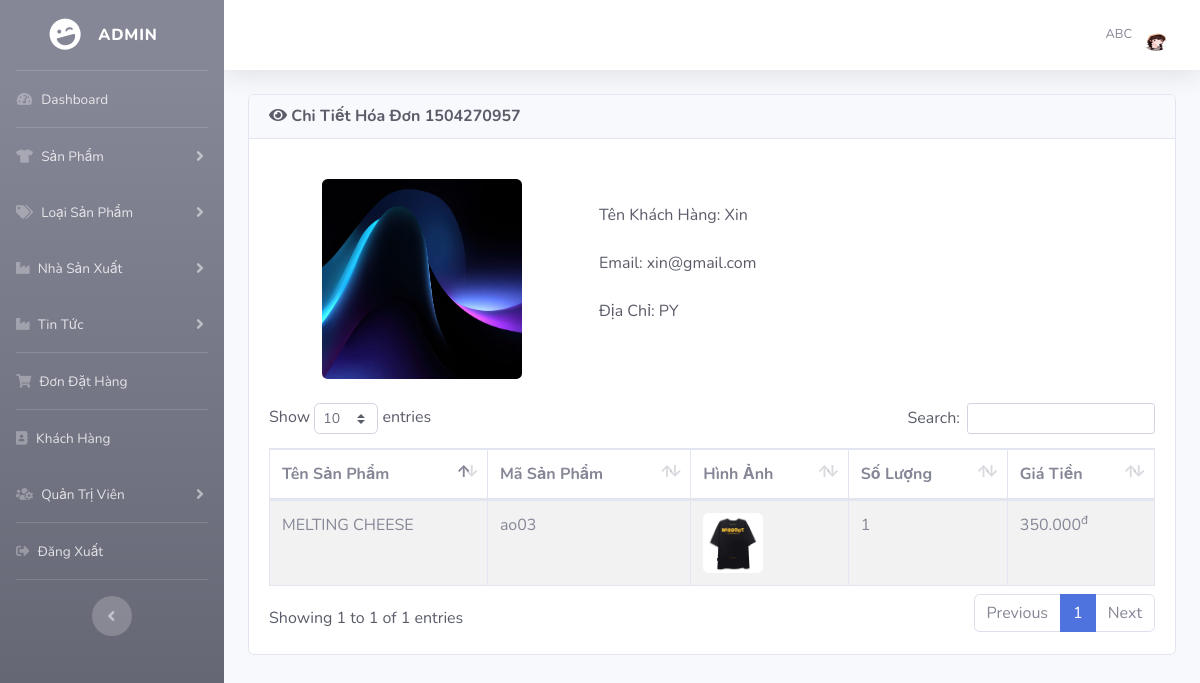
Page /quanao/admin/index.php?view_detail_bill=1504270957 (signed in) on the committed database.
### tables this page shows
CREATE TABLE `kh` (
  `MA_KH` int(11) NOT NULL,
  `TEN_KH` varchar(50) NOT NULL,
  `EMAIL` varchar(50) NOT NULL,
  `MATKHAU` varchar(255) NOT NULL,
  `DIACHI` varchar(100) DEFAULT NULL,
  `AVATAR` varchar(500) DEFAULT NULL,
  `TRANGTHAI` varchar(10) DEFAULT NULL
);

CREATE TABLE `ct_hoadon` (
  `MA_HD` int(10) NOT NULL,
  `MA_SP` varchar(10) NOT NULL,
  `SOLUONG` int(11) NOT NULL,
  `TONGTIEN` int(11) NOT NULL
);

CREATE TABLE `sp` (
  `MA_SP` varchar(10) NOT NULL,
  `TEN_SP` varchar(50) NOT NULL,
  `MA_LOAISP` varchar(10) NOT NULL,
  `MA_HANGSX` varchar(10) NOT NULL,
  `MIEUTA_SP` text DEFAULT NULL,
  `HINHANH_SP` text DEFAULT NULL,
  `GIA` bigint(20) NOT NULL
);

### quanao/admin/includes/database.php (called while the page is built, shortened)
<?php
    class MyConnect {
        private $conn;
        public function __construct() {
            $this->host = "localhost";
            $this->user = "root";
            $this->passwd = "";
            $this->database = "clothingshop";
            $this->conn = new mysqli($this->host,$this->user,$this->passwd,$this->database, 3307);
        }
        public function setNextRs() {
            mysqli_next_result($this->conn);
        }
        public function isConnected() {
            return true;
        }
        public function query($query) {
            if($this->isConnected()) {
                $tableData = mysqli_query($this->conn,$query);
                return $tableData;
            }
        }
    }
?>

### quanao/admin/index.php (the view, shortened to what this page needs)
<?php
include("includes/database.php");
if(!isset($_SESSION['admin_email'])){
echo "<script>window.open('login.php','_self')</script>";
}
else {
?>
<?php
$MyConn = new MyConnect();
$admin_session = $_SESSION['admin_email'];
$getAdminQry = "select * from admin where Email='$admin_session'";
$getAdmin = $MyConn->query($getAdminQry);
$row_admin = mysqli_fetch_array($getAdmin);
$admin_name = $row_admin['Name'];
$admin_image = $row_admin['Image'];
?>
<!DOCTYPE html>
<html lang="en">
<head>
    <link href="vendor/fontawesome-free/css/all.min.css" rel="stylesheet" type="text/css">
    <link href="css/sb-admin-2.min.css" rel="stylesheet">
    <link href="css/thumb.css" rel="stylesheet">
    <link href="css/style.css" rel="stylesheet">
    <link href="vendor/datatables/dataTables.bootstrap4.min.css" rel="stylesheet">
</head>
<body id="page-top">
    <div id="wrapper">
    <?php include("includes/sidebars.php");  ?>
        <div id="content-wrapper" class="d-flex flex-column">
            <div id="content">
                <nav class="navbar navbar-expand navbar-light bg-white topbar mb-4 static-top shadow">
                    <ul class="navbar-nav ml-auto">
                        <li class="nav-item dropdown no-arrow">
                            <a class="nav-link dropdown-toggle" href="#" id="userDropdown" role="button"
                                data-toggle="dropdown" aria-haspopup="true" aria-expanded="false">
                                <span class="mr-2 d-none d-lg-inline text-gray-600 small"> <?php echo $admin_name ?></span>
                                <img class="img-profile rounded-circle"
                                    src="<?php echo "admin_images/".$admin_image ?>">
                            </a>
                        </li>
                    </ul>
                </nav>
                <div class="container-fluid">
                    <?php
                    if(isset($_GET['dashboard'])) {
                        include("dashboard.php");
                    }
                    else if(isset($_GET['insert_product'])) {
                        include("insert_product.php");
                    }
                    else if(isset($_GET['view_product'])) {
                        include("view_product.php");
                    }
                    else if(isset($_GET['edit_product'])) {
                        include("edit_product.php");
                    }
                    else if(isset($_GET['delete_product'])) {
                        include("delete_product.php");
                    }
                    else if(isset($_GET['insert_cat'])) {
                        include("insert_cat.php");
                    }
                    else if(isset($_GET['view_cat'])) {
                        include("view_cat.php");
                    }
                    else if(isset($_GET['edit_cat'])) {
                        include("edit_cat.php");
                    }
                    else if(isset($_GET['delete_cat'])) {
                        include("delete_cat.php");
                    }
                    else if(isset($_GET['insert_man'])) {
                        include("insert_man.php");
                    }
                    else if(isset($_GET['view_man'])) {
                        include("view_man.php");
                    }
                    else if(isset($_GET['delete_man'])) {
                        include("delete_man.php");
                    }
                    else if(isset($_GET['edit_man'])) {
                        include("edit_man.php");
                    }
                    else if(isset($_GET['insert_blog'])) {
                        include("insert_blog.php");
                    }
                    else if(isset($_GET['view_blog'])) {
                        include("view_blog.php");
                    }
                    else if(isset($_GET['delete_blog'])) {
                        include("delete_blog.php");
                    }
                    else if(isset($_GET['edit_blog'])) {
                        include("edit_blog.php");
                    }
                    else if(isset($_GET['view_bill'])) {
                        include("view_bill.php");
                    }
                    else if(isset($_GET['delete_bill'])) {
                        include("delete_bill.php");
                    }
                    else if(isset($_GET['view_detail_bill'])) {
                        include("view_detail_bill.php");
                    }
                    ?>
                </div>
            </div>
        </div>
    </div>
</body>
</html>
<?php } ?>

### quanao/admin/view_detail_bill.php (shortened to what this page needs)
<?php
if(!isset($_SESSION['admin_email'])){
    echo "<script>window.open('login.php','_self')</script>";
}
else {
    if(isset($_GET['view_detail_bill'])) {
    $billID = $_GET['view_detail_bill'];
    $queryCustomer = $MyConn->query("SELECT TEN_KH, EMAIL, DIACHI, AVATAR FROM KH, HOADON WHERE KH.MA_KH = HOADON.MA_KH AND HOADON.MA_HD = '$billID'");
    $getCustomer = mysqli_fetch_array($queryCustomer);
?>
<div class="row">
    <div class="col-lg-12">
        <div class="card text-dark mb-4">
            <div class="card-header">
                <h6 class="m-0 font-weight-bold"><i class="fas fa-eye"></i> Chi Tiết Hóa Đơn <?= $billID ?></div></h6>
            <div class="card-body">
                <div class="row ml-2 mr-2 mb-1">
                    <div class="col-md-4">
                        <div class="card border-0 p-0">
                            <div class="card-body text-center">
                                <img src="<?php echo "customer_images/".$getCustomer['AVATAR'] ?>" alt="" width="200" height="200" class="rounded">
                            </div>
                        </div>
                    </div>
                    <div class="col-md-6">
                        <div class="card border-0">
                            <div class="card-body">
                            <br>
                            <span>Tên Khách Hàng: <?php echo $getCustomer['TEN_KH'] ?></span><br><br>
                            <span>Email: <?php echo $getCustomer['EMAIL'] ?></span><br><br>
                            <span>Địa Chỉ: <?php echo $getCustomer['DIACHI'] ?></span><br><br>
                            </div>
                        </div>
                    </div>
                </div>
                <div class="table-responsive">
                    <table id="product_table" class="table table-bordered table-striped" width="100%" cellspacing="0">
                        <thead>
                            <tr>
                                <th>Tên Sản Phẩm</th>
                                <th>Mã Sản Phẩm</th>
                                <th>Hình Ảnh</th>
                                <th>Số Lượng</th>
                                <th>Giá Tiền</th>
                            </tr>
                        </thead>
                        <tbody>
                            <?php
                                $MyConn->setNextRs();
                                $getDetailBill = $MyConn->query("SELECT TEN_SP, SP.MA_SP, HINHANH_SP, SOLUONG, TONGTIEN FROM SP, CT_HOADON WHERE CT_HOADON.MA_SP = SP.MA_SP AND CT_HOADON.MA_HD = '$billID'");
                                while ($row = mysqli_fetch_array($getDetailBill)) {
                            ?>
                            <tr>
                                <td> <?php echo $row['TEN_SP'] ?> </td>
                                <td> <?php echo $row['MA_SP'] ?> </td>
                                <td> <img src="<?php echo "product_images/".$row['HINHANH_SP'] ?>" width="60" height="60" class="rounded"> </td>
                                <td> <?php echo $row['SOLUONG'] ?> </td>
                                <td> <?php echo number_format($row['TONGTIEN'],0,",",".")."<sup>đ</sup>" ?></td>
                            </tr>
                            <?php } ?>
                        </tbody>
                    </table>
                </div>
            </div>
        </div>
    </div>
</div>
<?php }} ?>

### rows in the picture
kh: AVATAR (picture), TEN_KH "Xin", EMAIL "xin@gmail.com", DIACHI "PY"
ct_hoadon: MA_SP.TEN_SP "MELTING CHEESE", MA_SP.MA_SP "ao03", MA_SP.HINHANH_SP (picture), SOLUONG "1", TONGTIEN "350.000"

### other values in the picture
$admin_name "ABC"
$billID "1504270957"
